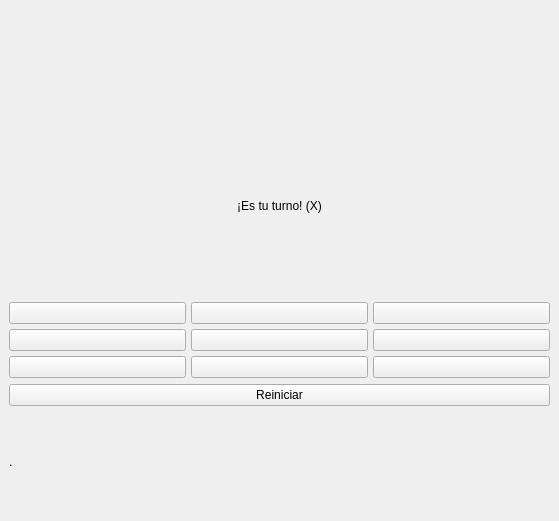
<?xml version="1.0" encoding="UTF-8"?>
<ui version="4.0">
 <class>GameWindow</class>
 <widget class="QMainWindow" name="GameWindow">
  <property name="geometry">
   <rect>
    <x>0</x>
    <y>0</y>
    <width>559</width>
    <height>521</height>
   </rect>
  </property>
  <property name="windowTitle">
   <string>Juego de Gato</string>
  </property>
  <widget class="QWidget" name="centralwidget">
   <layout class="QVBoxLayout" name="verticalLayout">
    <item>
     <layout class="QHBoxLayout" name="horizontalLayout">
      <item>
       <widget class="QLabel" name="label_2">
        <property name="sizePolicy">
         <sizepolicy hsizetype="Fixed" vsizetype="Fixed">
          <horstretch>0</horstretch>
          <verstretch>0</verstretch>
         </sizepolicy>
        </property>
        <property name="minimumSize">
         <size>
          <width>50</width>
          <height>50</height>
         </size>
        </property>
        <property name="maximumSize">
         <size>
          <width>130</width>
          <height>100</height>
         </size>
        </property>
        <property name="text">
         <string/>
        </property>
        <property name="pixmap">
         <pixmap resource="../../archivos/recursos.qrc">:/Ejercicios/escudo_imagotipoUAT.png</pixmap>
        </property>
        <property name="scaledContents">
         <bool>true</bool>
        </property>
       </widget>
      </item>
      <item>
       <widget class="QLabel" name="label">
        <property name="maximumSize">
         <size>
          <width>100</width>
          <height>100</height>
         </size>
        </property>
        <property name="text">
         <string/>
        </property>
        <property name="pixmap">
         <pixmap resource="../../archivos/recursos.qrc">:/Ejercicios/fians.png</pixmap>
        </property>
        <property name="scaledContents">
         <bool>true</bool>
        </property>
       </widget>
      </item>
     </layout>
    </item>
    <item>
     <widget class="QLabel" name="statusLabel">
      <property name="text">
       <string>¡Es tu turno! (X)</string>
      </property>
      <property name="alignment">
       <set>Qt::AlignCenter</set>
      </property>
     </widget>
    </item>
    <item>
     <layout class="QGridLayout" name="gridLayout">
      <property name="spacing">
       <number>5</number>
      </property>
      <item row="0" column="0">
       <widget class="QPushButton" name="btn_1"/>
      </item>
      <item row="0" column="1">
       <widget class="QPushButton" name="btn_2"/>
      </item>
      <item row="0" column="2">
       <widget class="QPushButton" name="btn_3"/>
      </item>
      <item row="1" column="0">
       <widget class="QPushButton" name="btn_4"/>
      </item>
      <item row="1" column="1">
       <widget class="QPushButton" name="btn_5"/>
      </item>
      <item row="1" column="2">
       <widget class="QPushButton" name="btn_6"/>
      </item>
      <item row="2" column="0">
       <widget class="QPushButton" name="btn_7"/>
      </item>
      <item row="2" column="1">
       <widget class="QPushButton" name="btn_8"/>
      </item>
      <item row="2" column="2">
       <widget class="QPushButton" name="btn_9"/>
      </item>
     </layout>
    </item>
    <item>
     <widget class="QPushButton" name="btn_reset">
      <property name="text">
       <string>Reiniciar</string>
      </property>
     </widget>
    </item>
    <item>
     <layout class="QHBoxLayout" name="horizontalLayout_2">
      <item>
       <widget class="QLabel" name="label_3">
        <property name="text">
         <string>.</string>
        </property>
       </widget>
      </item>
      <item>
       <widget class="QLabel" name="label_4">
        <property name="sizePolicy">
         <sizepolicy hsizetype="Fixed" vsizetype="Fixed">
          <horstretch>0</horstretch>
          <verstretch>0</verstretch>
         </sizepolicy>
        </property>
        <property name="maximumSize">
         <size>
          <width>100</width>
          <height>100</height>
         </size>
        </property>
        <property name="text">
         <string/>
        </property>
        <property name="pixmap">
         <pixmap resource="../../archivos/recursos.qrc">:/Ejercicios/56f38-batman-logo-png-transparent-free.png</pixmap>
        </property>
        <property name="scaledContents">
         <bool>true</bool>
        </property>
       </widget>
      </item>
     </layout>
    </item>
   </layout>
  </widget>
 </widget>
 <resources>
  <include location="../../archivos/recursos.qrc"/>
 </resources>
 <connections/>
</ui>
